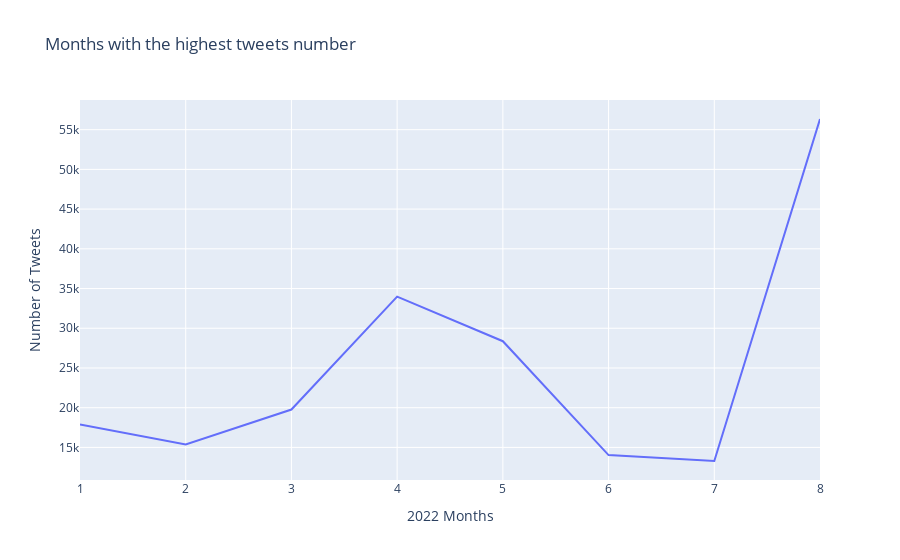

This figure's notebook cell:
### Code cell
fig = px.line(count1, x=count1.index, y='Month', title='Months with the highest tweets number',labels={
    'Month' : 'Number of Tweets',
    'index' : '2022 Months'
})
fig.show()

### Figure 1 — Plotly figure (JSON) as saved in the notebook; plotly's stock layout.template omitted (floating-point values rounded to 4 significant figures)
{"data": [{"hovertemplate": "2022 Months=%{x}<br>Number of Tweets=%{y}<extra></extra>", "legendgroup": "", "line": {"color": "#636efa", "dash": "solid"}, "marker": {"symbol": "circle"}, "mode": "lines", "name": "", "orientation": "v", "showlegend": false, "type": "scatter", "x": [1, 2, 3, 4, 5, 6, 7, 8], "xaxis": "x", "y": [17885, 15378, 19769, 33977, 28369, 14036, 13289, 56343], "yaxis": "y"}], "layout": {"legend": {"tracegroupgap": 0}, "title": {"text": "Months with the highest tweets number"}, "xaxis": {"anchor": "y", "domain": [0, 1], "title": {"text": "2022 Months"}}, "yaxis": {"anchor": "x", "domain": [0, 1], "title": {"text": "Number of Tweets"}}}}
